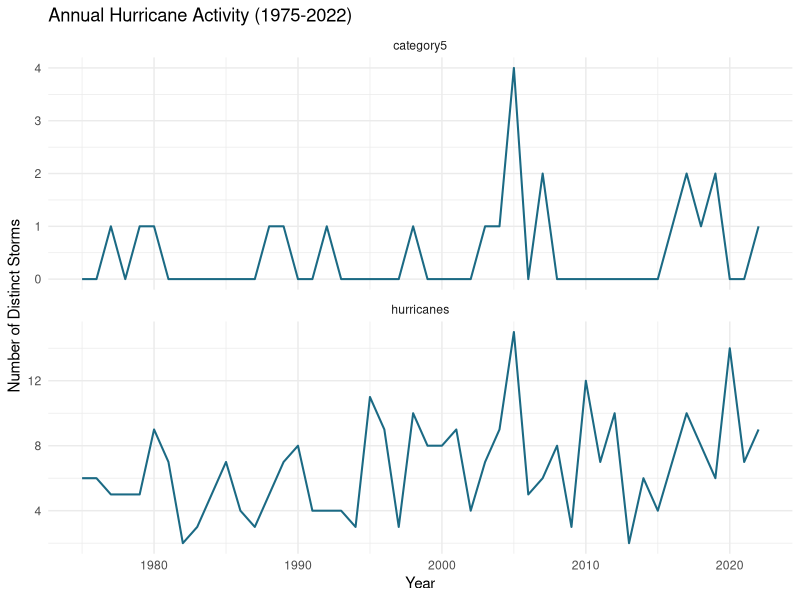
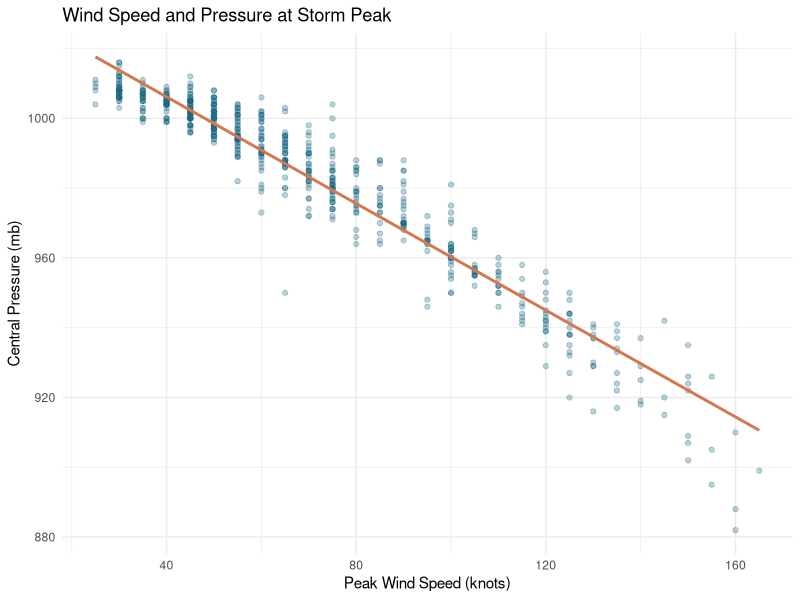
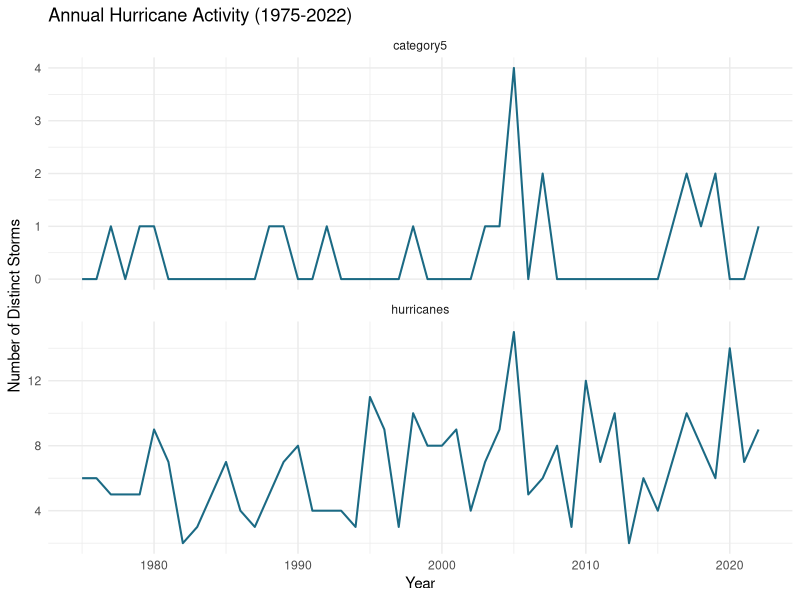
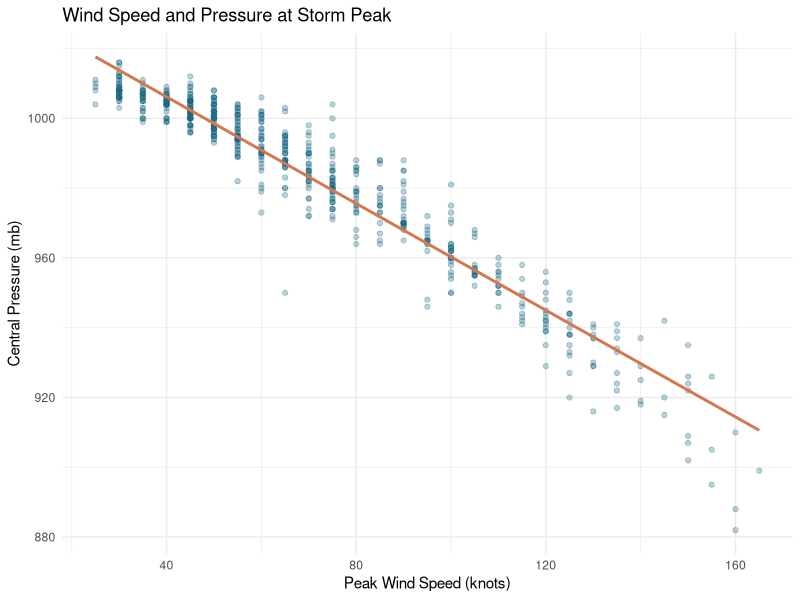

Write the R code that produced these figures, in order.
# Atlantic Hurricane Data Analysis
# Author: Jeana Song
# Adapted and extended from DATASCI 306 Homework 5.
# Run from the repository root (open the .Rproj file in RStudio).

library(readr)
library(dplyr)
library(tidyr)
library(ggplot2)

# 1. Read and validate the raw CSV -----------------------------------------
storms <- read_csv("data/storms.csv", na = c("", "NA"), show_col_types = FALSE)
stopifnot(nrow(storms) == 19537L)

# 2. Audit missing values without changing the original data ---------------
missing_counts <- storms |>
  summarise(across(everything(), ~ sum(is.na(.x)))) |>
  pivot_longer(everything(), names_to = "variable", values_to = "n_missing") |>
  filter(n_missing > 0)
print(missing_counts)
# An NA hurricane category often means that the system is not a hurricane.
# Wind and pressure are complete in this dataset; no imputation is needed.

# 3. Custom function: count distinct hurricanes by year --------------------
# Repeated observations of the same storm must not count as separate storms.
annual_hurricane_counts <- function(df) {
  df |>
    group_by(year, name) |>
    summarise(
      is_hurricane = any(status == "hurricane", na.rm = TRUE),
      is_cat5 = any(category == 5, na.rm = TRUE),
      .groups = "drop"
    ) |>
    group_by(year) |>
    summarise(
      hurricanes = sum(is_hurricane),
      category5 = sum(is_cat5),
      .groups = "drop"
    )
}

yearly <- annual_hurricane_counts(storms)
print(head(yearly))

p1 <- yearly |>
  pivot_longer(c(hurricanes, category5),
               names_to = "type", values_to = "n") |>
  ggplot(aes(x = year, y = n)) +
  geom_line(color = "#1B6A84", linewidth = 0.7) +
  facet_wrap(~ type, ncol = 1, scales = "free_y") +
  labs(title = "Annual Hurricane Activity (1975-2022)",
       x = "Year", y = "Number of Distinct Storms") +
  theme_minimal()
print(p1)

# 4. Use one peak-wind observation per storm -------------------------------
# This avoids treating frequent measurements as independent storm samples.
# Here, a unique storm is identified by (year, name).
peak <- storms |>
  filter(!is.na(wind), !is.na(pressure)) |>
  group_by(year, name) |>
  slice_max(order_by = wind, n = 1, with_ties = FALSE) |>
  ungroup()
stopifnot(nrow(peak) == 655L)

# 5. Custom function: bin continuous measurements into terciles ------------
to_tercile <- function(x) {
  cuts <- quantile(x, probs = c(1/3, 2/3), na.rm = TRUE)
  if (cuts[1] >= cuts[2]) stop("Tercile breakpoints must differ")
  cut(x, breaks = c(-Inf, cuts, Inf),
      labels = c("Low", "Medium", "High"), include.lowest = TRUE)
}

# 6. Chi-squared test and Pearson correlation ------------------------------
peak <- peak |>
  mutate(wind_group = to_tercile(wind),
         pressure_group = to_tercile(pressure))
frequency <- with(peak, table(wind_group, pressure_group))
chi <- chisq.test(frequency)
print(frequency)
print(chi)
cat("Minimum expected count:", min(chi$expected), "\n")
cat("Pearson correlation:", cor(peak$wind, peak$pressure), "\n")

# 7. Plot and export results ------------------------------------------------
p2 <- ggplot(peak, aes(x = wind, y = pressure)) +
  geom_point(color = "#1B6A84", alpha = 0.30) +
  geom_smooth(method = "lm", se = FALSE, color = "#D4764E") +
  labs(title = "Wind Speed and Pressure at Storm Peak",
       x = "Peak Wind Speed (knots)", y = "Central Pressure (mb)") +
  theme_minimal()
print(p2)

dir.create("figures", showWarnings = FALSE)
ggsave("figures/annual_hurricane_counts.png", plot = p1,
       width = 7, height = 4.2, dpi = 300)
ggsave("figures/storm_peak_wind_pressure.png", plot = p2,
       width = 7, height = 4.2, dpi = 300)
